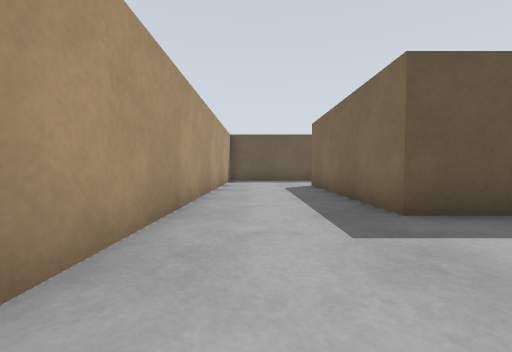
view 1 (above)

22 first-person views from a walk through a robot-simulator world made for Gazebo. The camera is 0.72 m above the floor, tilts 2° down and sees 90° across. The floor is counted in squares, 1 m on a side. Each view is taken from the middle of a square. On the plan, view 1 faces up. The plan holds only what a view shows up to about 9 squares ahead; the rest is blank. Surface patterns are stand-ins for the level's own textures.

view 2
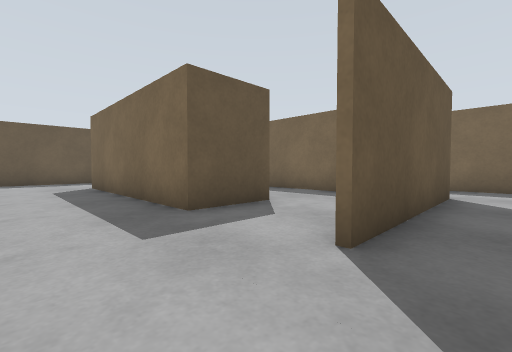

view 3
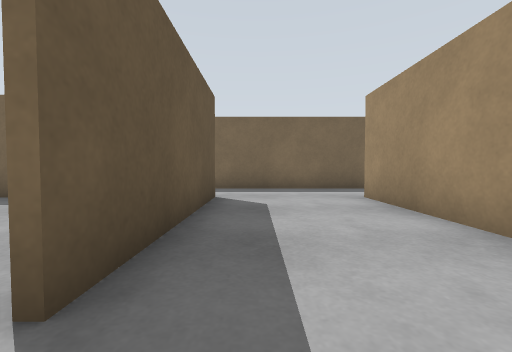

view 4
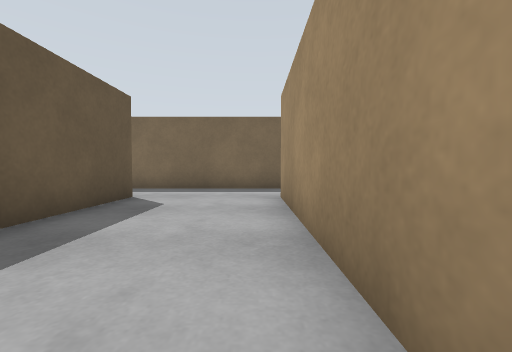

view 5
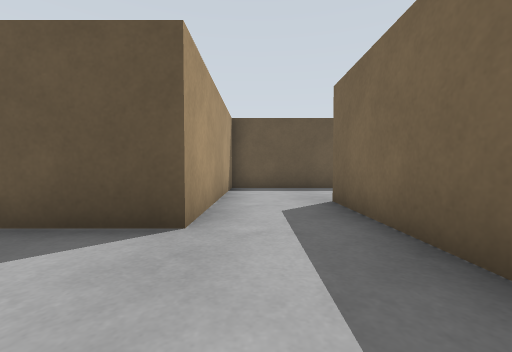

view 6
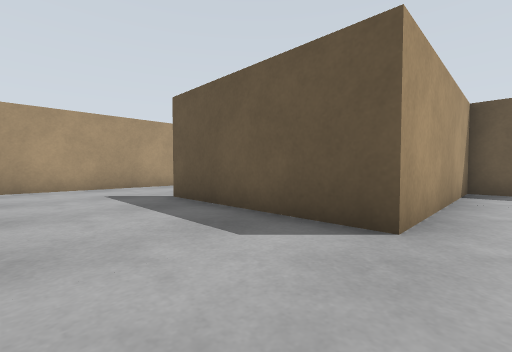

view 7
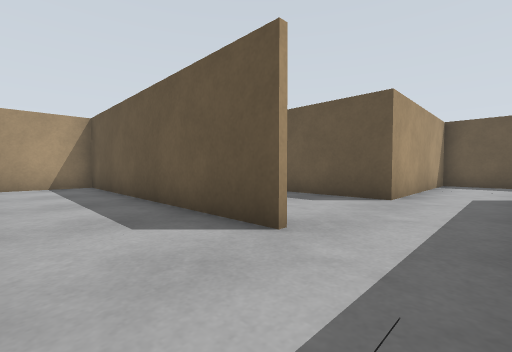

view 8
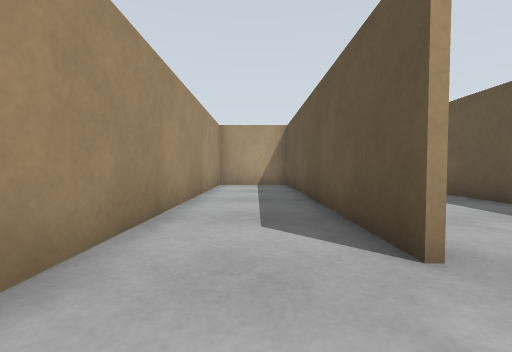

view 9
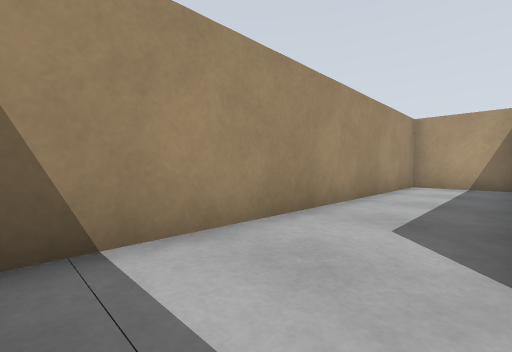

view 10
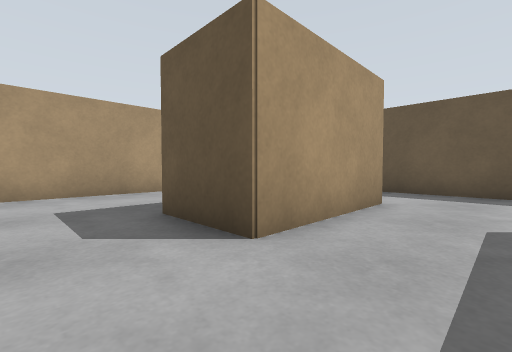

view 11
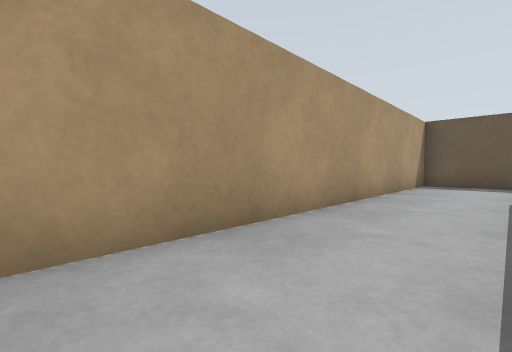

view 12
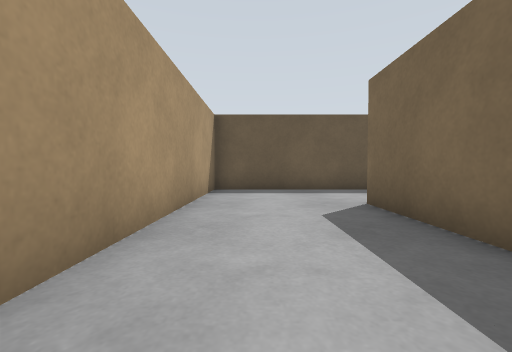

view 13
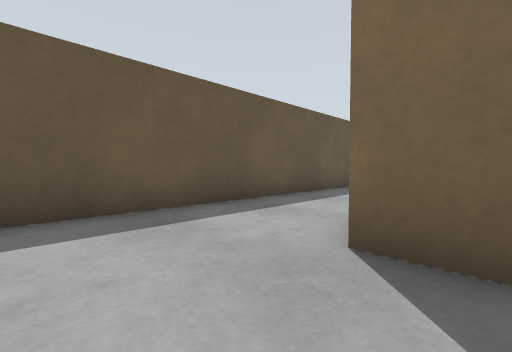

view 14
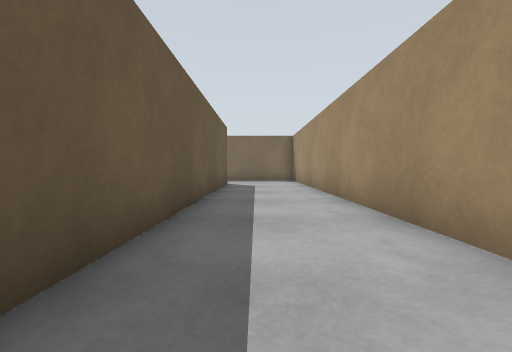

view 15
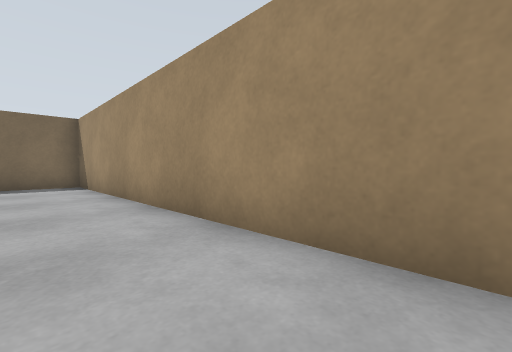

view 16
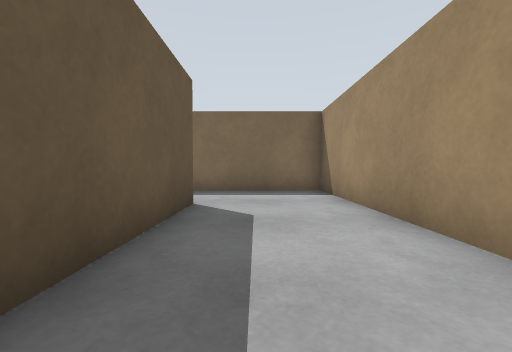

view 17
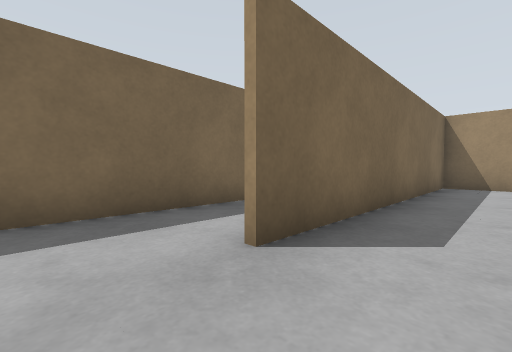

view 18
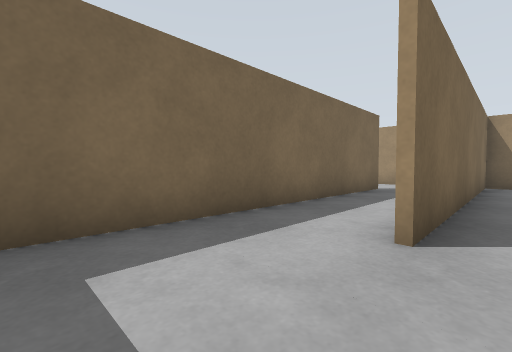

view 19
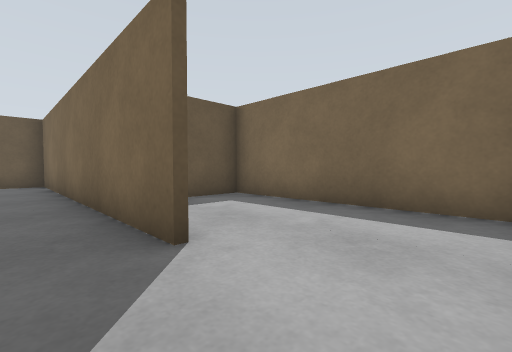

view 20
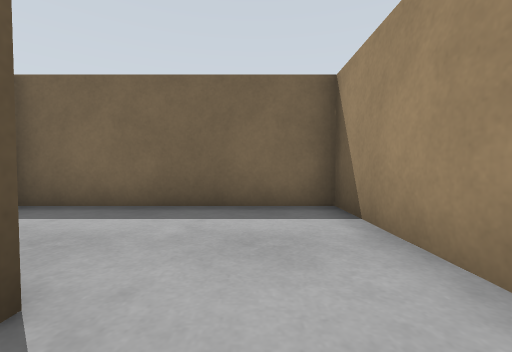

view 21
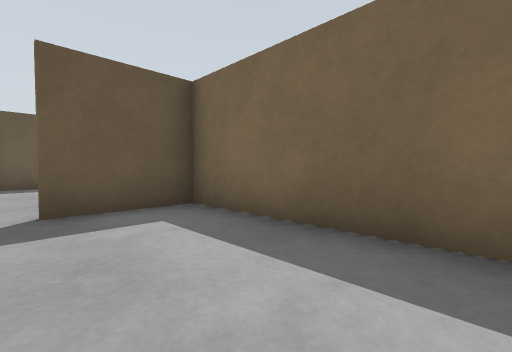

view 22
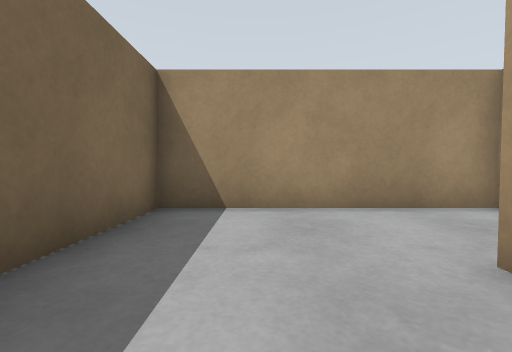

### Floor plan
Points are (right, up) in squares from view 1. A wall is a line through its corners. A room is listed if a view was taken in it or the views show most of it. See-through windows are left out.
Room 1 (views 1, 2, 3, 4, 5, 6, 11, 12, 13, 14, 15, 16, 17, 18)
walls: (4.2, 3.8) (2.2, 3.8) (2.2, 10.1); (1.5, -2.6) (7.1, -2.6); (3.9, 10) (15.7, 10) (15.7, 12.5); (9.6, -2.5) (9.6, 3.5); (12.1, 3.6) (12.1, 6.8) (7.2, 6.8) (7.2, 1) (2.1, 1); (13.1, 13.2) (-1.3, 13.2) (-1.3, -3)
ways out: opening at (8.5, -3) to room 2
Room 2 (views 7, 8, 9)
walls: (7.1, -2.7) (-1.4, -2.7); (-1.3, -3) (-1.3, -5.5) (9.6, -5.5) (9.6, -2.5)
ways out: opening at (8.5, -3) to room 1
Room 3 (view 10)
walls: (6.1, 9.9) (4.5, 9.9); (4.2, 7.4) (4.2, 3.8); (7, 3.6) (7, 6.1)
Room 4 (views 19, 20, 21, 22)
walls: (12.1, -2.9) (12.1, 3.6); (9.7, -5.5) (15.7, -5.5) (15.7, 0.5) (13.2, 0.5)

Positions as (right, up) in squares from view 1, and headings:
1: (0, 0), facing up
2: (0, 0), facing up-right
3: (1, 0), facing right
4: (1, -2), facing right
5: (8, -2), facing up
6: (8, -2), facing up-left
7: (9, -5), facing up-left
8: (9, -4), facing left
9: (9, -3), facing down-left
10: (6, 2), facing up-left
11: (1, 2), facing up-left
12: (0, 5), facing up
13: (0, 9), facing up-right
14: (2, 12), facing right
15: (5, 12), facing down-right
16: (8, 12), facing right
17: (8, 5), facing down-right
18: (9, 6), facing down-right
19: (11, -5), facing up-right
20: (11, -4), facing right
21: (13, -4), facing up-right
22: (14, -1), facing down
